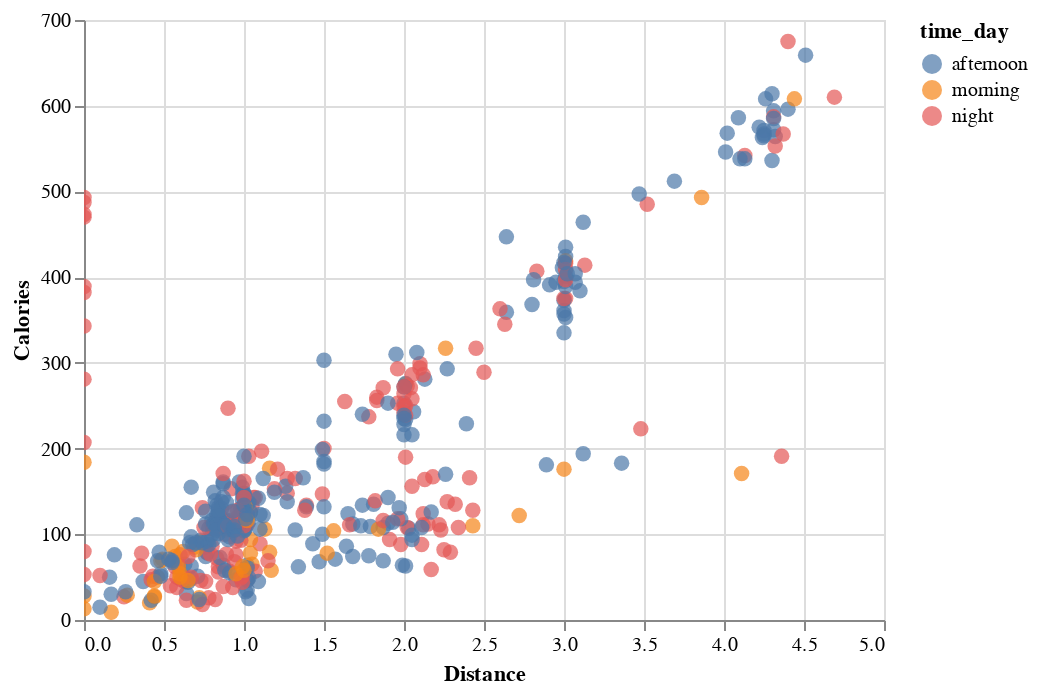

Notebook code for this chart:
### Code cell
alt.Chart(df[['Avg HR', 'Max HR', 'Calories', 'Distance', 'Title', 'time_day']]).mark_circle(size=60).encode(
    x='Distance',
    y='Calories',
    color='time_day',
    tooltip=['Avg HR', 'Max HR', 'Calories', 'Distance', 'Title', 'time_day']
).interactive()

### Figure 1 — Vega-Lite specification as saved in the notebook (floating-point values rounded to 4 significant figures; data arrays with more than 128 entries replaced by an {"elided": "..."} marker saying what was removed)
{"config": {"view": {"continuousWidth": 400, "continuousHeight": 300}}, "data": {"name": "data-ad7ee87c6c456abed9f171f9cd04beda"}, "mark": {"type": "circle", "size": 60}, "encoding": {"color": {"type": "nominal", "field": "time_day"}, "tooltip": [{"type": "quantitative", "field": "Avg HR"}, {"type": "quantitative", "field": "Max HR"}, {"type": "quantitative", "field": "Calories"}, {"type": "quantitative", "field": "Distance"}, {"type": "nominal", "field": "Title"}, {"type": "nominal", "field": "time_day"}], "x": {"type": "quantitative", "field": "Distance"}, "y": {"type": "quantitative", "field": "Calories"}}, "selection": {"selector011": {"type": "interval", "bind": "scales", "encodings": ["x", "y"]}}, "$schema": "https://vega.github.io/schema/vega-lite/v4.0.2.json", "datasets": {"data-ad7ee87c6c456abed9f171f9cd04beda": {"elided": "441 records"}}}
